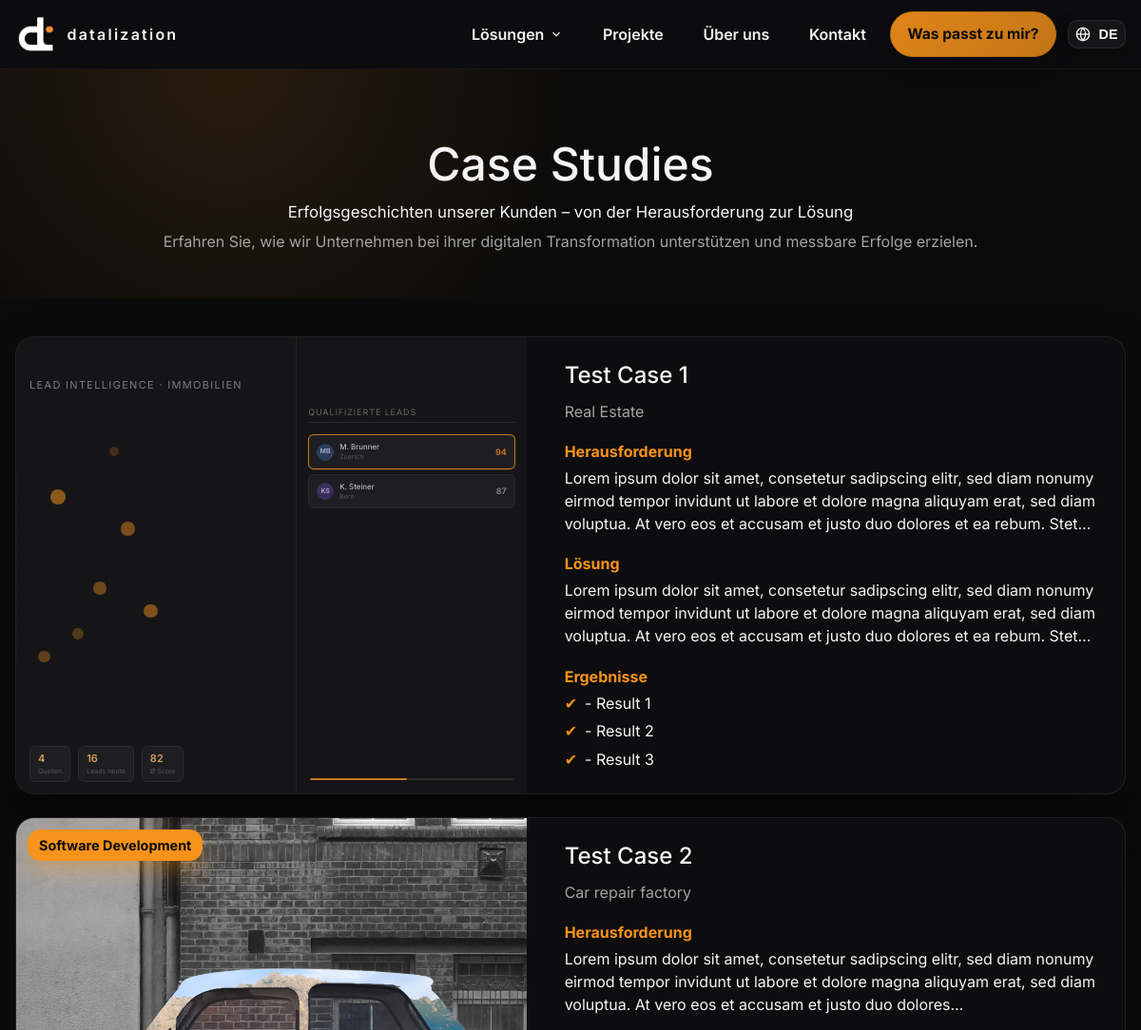
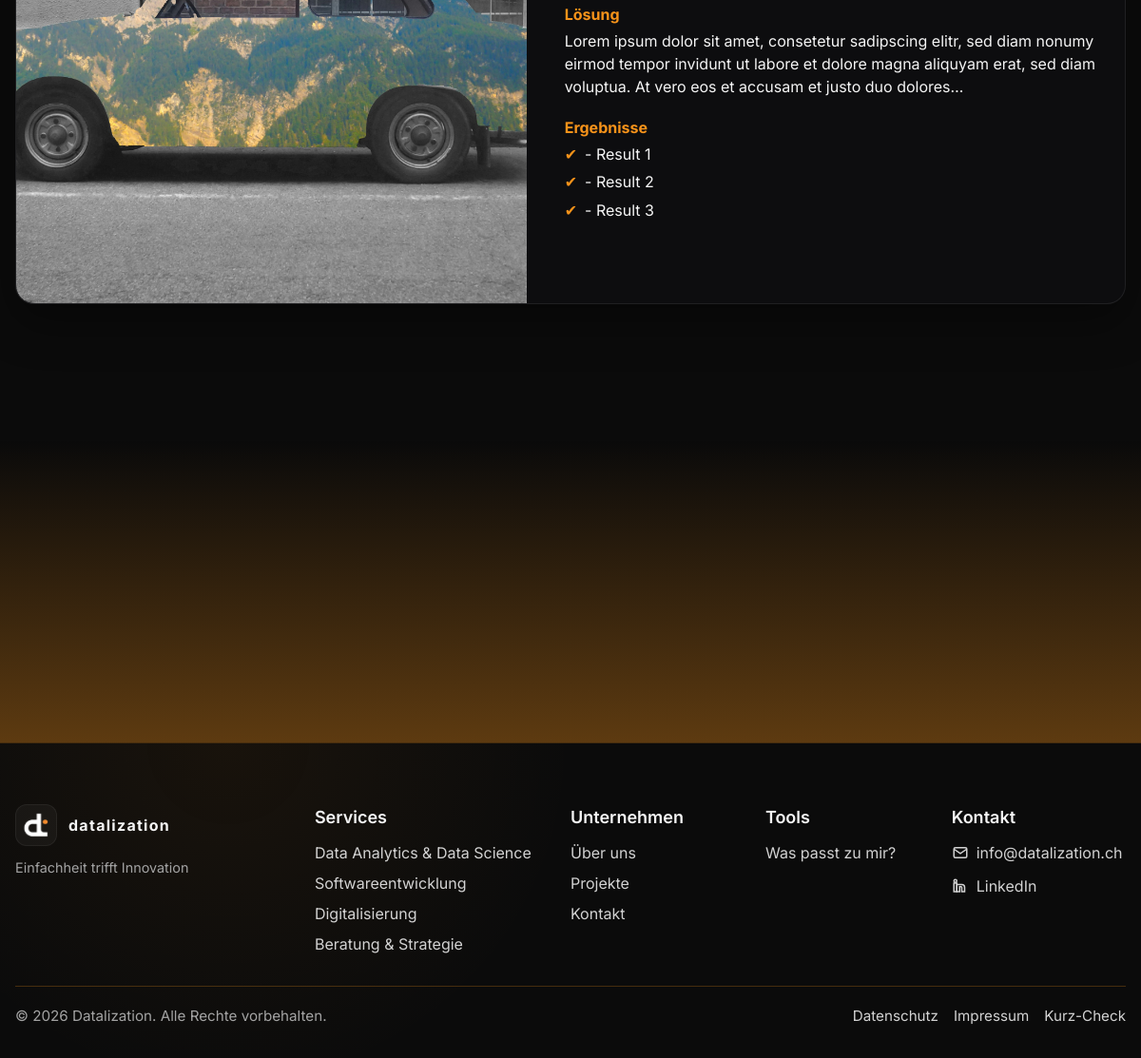
Page /de/cases/ on the committed database (2 pictures, top to bottom).
### web/models.py (models this page shows, shortened)
class CaseStudy(models.Model):
    title       = models.CharField(max_length=160)
    category    = models.CharField(max_length=80, blank=True)
    slug        = models.SlugField(unique=True, blank=True)
    summary     = models.TextField(blank=True)
    client_brief   = models.TextField(_("Client"), blank=True,
        help_text=_("Kurzbeschreibung des Kunden (keine Namen)."))
    problem_brief  = models.TextField(_("Problem"), blank=True,
        help_text=_("Welches Problem/Engpass bestand?"))
    result_points  = models.TextField(_("Result (Bullet points)"), blank=True,
        help_text=_("Eine Aufzählung, je Zeile ein Punkt."))
    preview_animation = models.FileField(upload_to="cases/previews/", blank=True, null=True)
    image       = models.ImageField(upload_to="cases/", blank=True, null=True)
    date        = models.DateField()
    published   = models.BooleanField(
        _("Aktiv"),
        default=True,
        help_text=_("Steuert, ob diese Case Study auf der Website angezeigt wird."),
    )
    kpis        = models.JSONField(blank=True, null=True)
    tech_stack  = models.CharField(max_length=255, blank=True)
    def result_list(self):
        if not self.result_points:
            return []
        return [ln.strip() for ln in self.result_points.splitlines() if ln.strip()]
    @property
    def safe_image_url(self):
        if not self.image or not getattr(self.image, "name", ""):
            return ""
        try:
            if not self.image.storage.exists(self.image.name):
                return ""
            return self.image.url
        except Exception:
            return ""
    class Meta:
        ordering = ["-date"]

### web/views.py (the view)
# urls.py: path("cases/", views.case_list, name="cases"),
def case_list(request):
    qs = CaseStudy.objects.filter(published=True).order_by("-date")[:4]
    return render(request, "cases_list.html", {"cases": qs})

### web/templates/cases_list.html (shortened to what this page needs)
{% extends "base.html" %}
{% load i18n static %}
{% get_current_language as LANGUAGE_CODE %}
{% block content %}
<div class="min-h-screen bg-background text-foreground cases-page">
  <section class="cases-hero scroll-mt-20">
    <div class="container mx-auto px-4 text-center">
      <h1>Case Studies</h1>
      <p class="cases-subtext">
        {% if LANGUAGE_CODE == 'de' %}
          Erfolgsgeschichten unserer Kunden – von der Herausforderung zur Lösung
        {% else %}
          Success stories of our clients – from challenge to solution
        {% endif %}
      </p>
      <p class="cases-subtext-muted">
        {% if LANGUAGE_CODE == 'de' %}
          Erfahren Sie, wie wir Unternehmen bei ihrer digitalen Transformation unterstützen und messbare Erfolge erzielen.
        {% else %}
          See how we support companies in their digital transformation and achieve measurable results.
        {% endif %}
      </p>
    </div>
  </section>
  <section class="cases-list-section">
    <div class="container mx-auto px-4">
      <div class="cases-list-grid">
        {% for c in cases %}
          <article
            class="case-feature-card"
            id="case-{{ c.slug }}"
            role="button"
            tabindex="0"
            data-case-slug="{{ c.slug }}"
            data-case-title="{{ c.title|escape }}"
            data-case-client="{{ c.client_brief|default:''|escape }}"
            data-case-summary="{{ c.summary|default:''|escape }}"
            data-case-problem="{{ c.problem_brief|default:''|escape }}"
            data-case-results="{{ c.result_list|join:'||'|default:''|escape }}"
            data-case-category="{{ c.category|default:''|escape }}"
            data-case-image="{% if c.safe_image_url %}{{ c.safe_image_url }}{% endif %}"
            data-case-tech="{{ c.tech_stack|default:''|escape }}"
          >
            <div class="case-feature-media" data-case-preview-host>
              {% if c.category %}
                <span class="case-feature-badge">{{ c.category }}</span>
              {% endif %}
              {% if c.safe_image_url %}
                <img
                  src="{{ c.safe_image_url }}"
                  alt="{{ c.title }}"
                  loading="lazy"
                  class="case-feature-img"
                  data-case-fallback-media
                  onerror="this.hidden=true; this.nextElementSibling.hidden=false;"
                >
                <div class="case-feature-placeholder" hidden>D</div>
              {% else %}
                <div class="case-feature-placeholder" data-case-fallback-media>D</div>
              {% endif %}
            </div>
            <div class="case-feature-content">
              <h3>{{ c.title }}</h3>
              {% if c.client_brief %}
                <p class="case-feature-meta">{{ c.client_brief }}</p>
              {% endif %}
              {% if c.problem_brief %}
                <div class="case-feature-section">
                  <div class="case-feature-label">{% if LANGUAGE_CODE == 'de' %}Herausforderung{% else %}Challenge{% endif %}</div>
                  <p>{{ c.problem_brief }}</p>
                </div>
              {% endif %}
              {% if c.summary %}
                <div class="case-feature-section">
                  <div class="case-feature-label">{% if LANGUAGE_CODE == 'de' %}Lösung{% else %}Solution{% endif %}</div>
                  <p>{{ c.summary }}</p>
                </div>
              {% endif %}
              {% if c.result_list %}
                <div class="case-feature-section">
                  <div class="case-feature-label">{% if LANGUAGE_CODE == 'de' %}Ergebnisse{% else %}Results{% endif %}</div>
                  <ul class="case-feature-results">
                    {% for item in c.result_list|slice:":3" %}
                      <li><span class="case-result-icon">✔</span><span class="case-result-text">{{ item }}</span></li>
                    {% endfor %}
                  </ul>
                </div>
              {% endif %}
            </div>
          </article>
        {% endfor %}
      </div>
    </div>
  </section>
  <section class="case-cta-wrap">
  </section>
</div>
{% endblock %}

### rows in the picture
CaseStudy: title "Test Case 1", client_brief "Real Estate", problem_brief "Lorem ipsum dolor sit amet, consetetur sadipscing elitr, sed diam nonumy eirmod tempor invidunt ut labore et dolore magna aliquyam erat, sed diam voluptua. At vero eos et accusam et justo duo dolores et ea rebum.…", summary "Lorem ipsum dolor sit amet, consetetur sadipscing elitr, sed diam nonumy eirmod tempor invidunt ut labore et dolore magna aliquyam erat, sed diam voluptua. At vero eos et accusam et justo duo dolores et ea rebum.…", result_list "- Result 1" "- Result 2" "- Result 3"
CaseStudy: category "Software Development", safe_image_url (picture), title "Test Case 2", client_brief "Car repair factory", problem_brief "Lorem ipsum dolor sit amet, consetetur sadipscing elitr, sed diam nonumy eirmod tempor invidunt ut labore et dolore magna aliquyam erat, sed diam voluptua. At vero eos et accusam et justo duo dolores…", summary "Lorem ipsum dolor sit amet, consetetur sadipscing elitr, sed diam nonumy eirmod tempor invidunt ut labore et dolore magna aliquyam erat, sed diam voluptua. At vero eos et accusam et justo duo dolores…", result_list "- Result 1" "- Result 2" "- Result 3"
